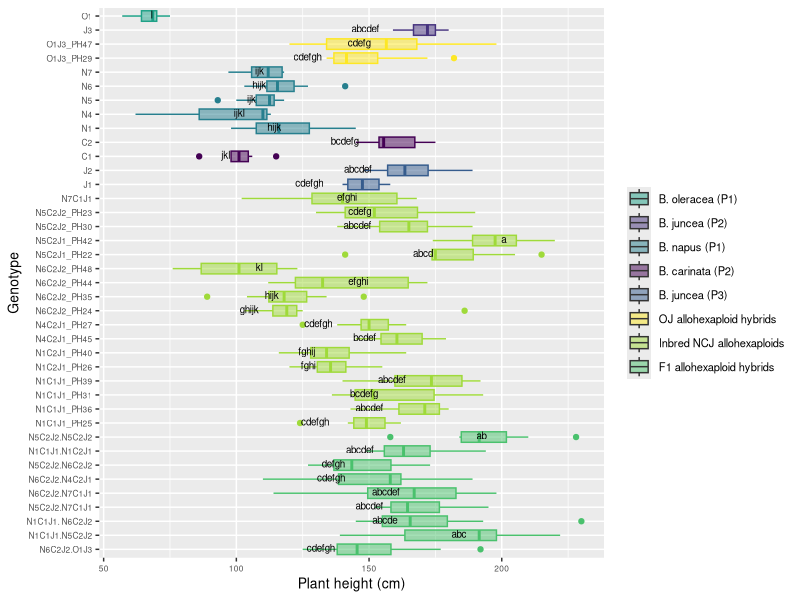

The R source for this figure:
# Comparison 2XY: Novel allohexaploids

#load packages 
install.packages("multcompView")
install.packages("viridis")
library(viridisLite)
library(viridis)
library(tidyverse)
library(dplyr)
library(ggplot2)
library(ggpubr)
library(datasets)
library(multcompView)


# vollständige Rohdatentabelle laden ######
getwd()
DATA <- read_csv("EPPN raw data complete 220419.csv")
View(DATA)


#drop first column
DATA = DATA[,2:37]
View(DATA)

#Comparison 2XY	einschließlich JO allohexaploids
# Aim: to determine if the NCJ allohexaploids have more similarity to each other than to their parent genotypes 

#### subsetting #####
#IMPORTANT: N5C2J2.N5C2J1_PH43 has only one parent genotype: N5C2J2 (PH30 and PH23), 
# N5C2J1_PH42 wieder drin

comp_2XY4 <- DATA[DATA$Genotype %in% c("N5", "N6", "N1", "N4", "N7","C1", "C2", "J1", "J2", 
                                      "O1", "J3",
                                      
                                      "N6C2J2_PH24", "N6C2J2_PH35", "N6C2J2_PH44", "N6C2J2_PH48", 
                                     "N5C2J1_PH22", "N5C2J1_PH42", "N5C2J2_PH30", "N5C2J2_PH23", "N1C1J1_PH25", "N1C1J1_PH36", 
                                     "N1C1J1_PH31", "N1C1J1_PH39", "N1C2J1_PH26", "N1C2J1_PH40", "N4C2J1_PH45",
                                     "N4C2J1_PH27", "N7C1J1",
                                     "O1J3_PH29", "O1J3_PH47",	
                                     
                                     "N1C1J1.N5C2J2", "N6C2J2.N7C1J1", "N5C2J2.N7C1J1", "N1C1J1. N6C2J2",
                                     "N5C2J2.N6C2J2","N1C1J1.N1C2J1", "N5C2J2.N5C2J2", "N6C2J2.N4C2J1", "N6C2J2.O1J3"), ]
head(comp_2XY4)
View(comp_2XY4)

#create column giving generation###############################################
#N5C2J1_PH42 wieder drin ######################################################## 
comp_2XY4 <- comp_2XY4 %>%
  mutate(Type = case_when(
  Genotype == "O1" ~ "B. oleracea (P1)",
  Genotype == "J3" ~ "B. juncea (P2)",
  Genotype == "N1" ~ "B. napus (P1)",
  Genotype == "N4" ~ "B. napus (P1)",
  Genotype == "N5" ~ "B. napus (P1)",
  Genotype == "N6" ~ "B. napus (P1)",
  Genotype == "N7" ~ "B. napus (P1)",
  Genotype == "C1" ~ "B. carinata (P2)",
  Genotype == "C2" ~ "B. carinata (P2)",
  Genotype == "J1" ~ "B. juncea (P3)",
  Genotype == "J2" ~ "B. juncea (P3)",
  Genotype == "O1J3_PH29" ~ "OJ allohexaploid hybrids",
  Genotype == "O1J3_PH47" ~ "OJ allohexaploid hybrids",
  Genotype == "N5C2J1_PH22" ~ "Inbred NCJ allohexaploids",
  Genotype == "N5C2J1_PH42" ~ "Inbred NCJ allohexaploids",
  Genotype == "N5C2J2_PH23" ~ "Inbred NCJ allohexaploids",
  Genotype == "N6C2J2_PH24" ~ "Inbred NCJ allohexaploids",
  Genotype == "N1C1J1_PH25" ~ "Inbred NCJ allohexaploids",
  Genotype == "N1C2J1_PH26" ~ "Inbred NCJ allohexaploids",
  Genotype == "N4C2J1_PH27" ~ "Inbred NCJ allohexaploids",
  Genotype == "N5C2J2_PH30" ~ "Inbred NCJ allohexaploids",
  Genotype == "N1C1J1_PH31" ~ "Inbred NCJ allohexaploids",
  Genotype == "N6C2J2_PH35" ~ "Inbred NCJ allohexaploids",
  Genotype == "N1C1J1_PH36" ~ "Inbred NCJ allohexaploids",
  Genotype == "N1C1J1_PH39" ~ "Inbred NCJ allohexaploids",
  Genotype == "N1C2J1_PH40" ~ "Inbred NCJ allohexaploids",
  Genotype == "N6C2J2_PH44" ~ "Inbred NCJ allohexaploids",
  Genotype == "N4C2J1_PH45" ~ "Inbred NCJ allohexaploids",
  Genotype == "N6C2J2_PH48" ~ "Inbred NCJ allohexaploids",
  Genotype == "N7C1J1" ~ "Inbred NCJ allohexaploids",
  Genotype == "N1C1J1.N5C2J2" ~ "F1 allohexaploid hybrids",
  Genotype == "N1C1J1.N1C2J1" ~ "F1 allohexaploid hybrids",
  Genotype == "N5C2J2.N7C1J1" ~ "F1 allohexaploid hybrids",
  Genotype == "N5C2J2.N5C2J2" ~ "F1 allohexaploid hybrids",
  Genotype == "N1C1J1. N6C2J2" ~ "F1 allohexaploid hybrids",
  Genotype == "N5C2J2.N6C2J2" ~ "F1 allohexaploid hybrids",
  Genotype == "N6C2J2.O1J3" ~ "F1 allohexaploid hybrids",
  Genotype == "N6C2J2.N4C2J1" ~ "F1 allohexaploid hybrids",
  Genotype == "N6C2J2.N7C1J1" ~ "F1 allohexaploid hybrids"))
view(comp_2XY4)

# ANOVA, Tukey & Boxplot with CLD according to Rosane Rech##########################################################
# loading the appropriate libraries
library(datasets)

#remove previous objects
rm(anova)
rm(tukey)
rm(cld)
rm(Tk)

# analysis of variance
anova <- aov(plant_height ~ Genotype, data = comp_2XY4)
summary(anova)

# Tukey's test
tukey <- TukeyHSD(anova)
print(tukey)

# compact letter display
cld <- multcompLetters4(anova, tukey)
print(cld)

# table with factors and 3rd quantile
Tk <- group_by(comp_2XY4, Genotype) %>%
  summarise(mean = round(mean(plant_height, na.rm = TRUE), digits = 1), quant = round(quantile(plant_height, probs = 0.75, na.rm = TRUE), digits = 1)) %>%
  arrange(desc(mean)) #WICHTIG: arrange(desc(mean)) muss hier rein!!!

# extracting the compact letter display and adding to the Tk table
cld <- as.data.frame.list(cld$Genotype)
Tk$cld <- cld$Letters
print(Tk) # print dient der Überprüfung: Mittelwerte und Letter code 
# in der gleichen Reihenfolge angeordnet?


#create column giving generation###############################################
#N5C2J1_PH42 wieder drin ########################################################
ANOVA_Tukey_2XY4 <- Tk %>%
  mutate(Type = case_when(
    Genotype == "O1" ~ "B. oleracea (P1)",
    Genotype == "J3" ~ "B. juncea (P2)",
    Genotype == "N1" ~ "B. napus (P1)",
    Genotype == "N4" ~ "B. napus (P1)",
    Genotype == "N5" ~ "B. napus (P1)",
    Genotype == "N6" ~ "B. napus (P1)",
    Genotype == "N7" ~ "B. napus (P1)",
    Genotype == "C1" ~ "B. carinata (P2)",
    Genotype == "C2" ~ "B. carinata (P2)",
    Genotype == "J1" ~ "B. juncea (P3)",
    Genotype == "J2" ~ "B. juncea (P3)",
    Genotype == "O1J3_PH29" ~ "OJ allohexaploid hybrids",
    Genotype == "O1J3_PH47" ~ "OJ allohexaploid hybrids",
    Genotype == "N5C2J1_PH22" ~ "Inbred NCJ allohexaploids",
    Genotype == "N5C2J1_PH42" ~ "Inbred NCJ allohexaploids",
    Genotype == "N5C2J2_PH23" ~ "Inbred NCJ allohexaploids",
    Genotype == "N6C2J2_PH24" ~ "Inbred NCJ allohexaploids",
    Genotype == "N1C1J1_PH25" ~ "Inbred NCJ allohexaploids",
    Genotype == "N1C2J1_PH26" ~ "Inbred NCJ allohexaploids",
    Genotype == "N4C2J1_PH27" ~ "Inbred NCJ allohexaploids",
    Genotype == "N5C2J2_PH30" ~ "Inbred NCJ allohexaploids",
    Genotype == "N1C1J1_PH31" ~ "Inbred NCJ allohexaploids",
    Genotype == "N6C2J2_PH35" ~ "Inbred NCJ allohexaploids",
    Genotype == "N1C1J1_PH36" ~ "Inbred NCJ allohexaploids",
    Genotype == "N1C1J1_PH39" ~ "Inbred NCJ allohexaploids",
    Genotype == "N1C2J1_PH40" ~ "Inbred NCJ allohexaploids",
    Genotype == "N6C2J2_PH44" ~ "Inbred NCJ allohexaploids",
    Genotype == "N4C2J1_PH45" ~ "Inbred NCJ allohexaploids",
    Genotype == "N6C2J2_PH48" ~ "Inbred NCJ allohexaploids",
    Genotype == "N7C1J1" ~ "Inbred NCJ allohexaploids",
    Genotype == "N1C1J1.N5C2J2" ~ "F1 allohexaploid hybrids",
    Genotype == "N1C1J1.N1C2J1" ~ "F1 allohexaploid hybrids",
    Genotype == "N5C2J2.N7C1J1" ~ "F1 allohexaploid hybrids",
    Genotype == "N5C2J2.N5C2J2" ~ "F1 allohexaploid hybrids",
    Genotype == "N1C1J1. N6C2J2" ~ "F1 allohexaploid hybrids",
    Genotype == "N5C2J2.N6C2J2" ~ "F1 allohexaploid hybrids",
    Genotype == "N6C2J2.O1J3" ~ "F1 allohexaploid hybrids",
    Genotype == "N6C2J2.N4C2J1" ~ "F1 allohexaploid hybrids",
    Genotype == "N6C2J2.N7C1J1" ~ "F1 allohexaploid hybrids"))
view(ANOVA_Tukey_2XY4)


# Reorder factor levels in comp_2XY4
comp_2XY4ord <- comp_2XY4                             
comp_2XY4ord$Genotype <- factor(comp_2XY4ord$Genotype,     
                                levels = c("N6C2J2.O1J3", "N1C1J1.N5C2J2", "N1C1J1. N6C2J2", 
                                           "N5C2J2.N7C1J1", "N6C2J2.N7C1J1", "N6C2J2.N4C2J1",
                                           "N5C2J2.N6C2J2", "N1C1J1.N1C2J1","N5C2J2.N5C2J2", 
                                           
                                           "N1C1J1_PH25", "N1C1J1_PH36","N1C1J1_PH31", "N1C1J1_PH39", 
                                           "N1C2J1_PH26", "N1C2J1_PH40", "N4C2J1_PH45","N4C2J1_PH27",
                                           "N6C2J2_PH24", "N6C2J2_PH35", "N6C2J2_PH44", "N6C2J2_PH48", 
                                           "N5C2J1_PH22", "N5C2J1_PH42", "N5C2J2_PH30", "N5C2J2_PH23", 
                                           "N7C1J1",
                                           
                                           "J1", "J2",  
                                           "C1", "C2",  
                                           "N1", "N4", "N5", "N6", "N7",
                                           
                                           "O1J3_PH29", "O1J3_PH47",
                                           
                                           "J3",
                                           "O1"))

ANOVA_Tukey_2XY4ord <- ANOVA_Tukey_2XY4
ANOVA_Tukey_2XY4ord$Genotype <- factor(ANOVA_Tukey_2XY4ord$Genotype,     
                                  levels = c("N6C2J2.O1J3", "N1C1J1.N5C2J2", "N1C1J1. N6C2J2", 
                                             "N5C2J2.N7C1J1", "N6C2J2.N7C1J1", "N6C2J2.N4C2J1",
                                             "N5C2J2.N6C2J2", "N1C1J1.N1C2J1","N5C2J2.N5C2J2", 
                                             
                                             "N1C1J1_PH25", "N1C1J1_PH36","N1C1J1_PH31", "N1C1J1_PH39", 
                                             "N1C2J1_PH26", "N1C2J1_PH40", "N4C2J1_PH45","N4C2J1_PH27",
                                             "N6C2J2_PH24", "N6C2J2_PH35", "N6C2J2_PH44", "N6C2J2_PH48", 
                                             "N5C2J1_PH22", "N5C2J1_PH42", "N5C2J2_PH30", "N5C2J2_PH23", 
                                             "N7C1J1",
                                             
                                             "J1", "J2",  
                                             "C1", "C2",  
                                             "N1", "N4", "N5", "N6", "N7",
                                             
                                             "O1J3_PH29", "O1J3_PH47",
                                             
                                             "J3",
                                             "O1"))


#boxplot plant_height 2XY4
ggplot(comp_2XY4ord, aes(Genotype, plant_height, fill = Type, color = Type)) + 
  geom_boxplot() +
  labs(x="Genotype", y="Plant height (cm)") +
  geom_text(data = ANOVA_Tukey_2XY4, aes(x = Genotype, y = quant, label = cld), color = "black", size = 2.5, vjust = 0.3, hjust = 3) +
  coord_flip() +
  theme(axis.title = element_text(size = 14),
        legend.text = element_text(size = 8),
        legend.title= element_blank(),
        axis.title.x = element_text(size = 10),
        axis.title.y = element_text(size = 10),
        axis.text.x = element_text(size = 6),
        axis.text.y = element_text(size = 6)) +
  scale_color_viridis(discrete = TRUE, option = "D", direction = 1, alpha = 1, guide = "none") +  #legend removed by guide = "none" 
  scale_fill_viridis(discrete = TRUE, option = "D", direction = 1, alpha = 0.5,
                     breaks=c("B. oleracea (P1)", "B. juncea (P2)", 
                              "B. napus (P1)", "B. carinata (P2)", "B. juncea (P3)", 
                              "OJ allohexaploid hybrids", "Inbred NCJ allohexaploids", "F1 allohexaploid hybrids"),
                     labels=c("B. oleracea (P1)", "B. juncea (P2)", 
                              "B. napus (P1)", "B. carinata (P2)", "B. juncea (P3)", 
                              "OJ allohexaploid hybrids", "Inbred NCJ allohexaploids", "F1 allohexaploid hybrids")) ##reorder legend labels!
